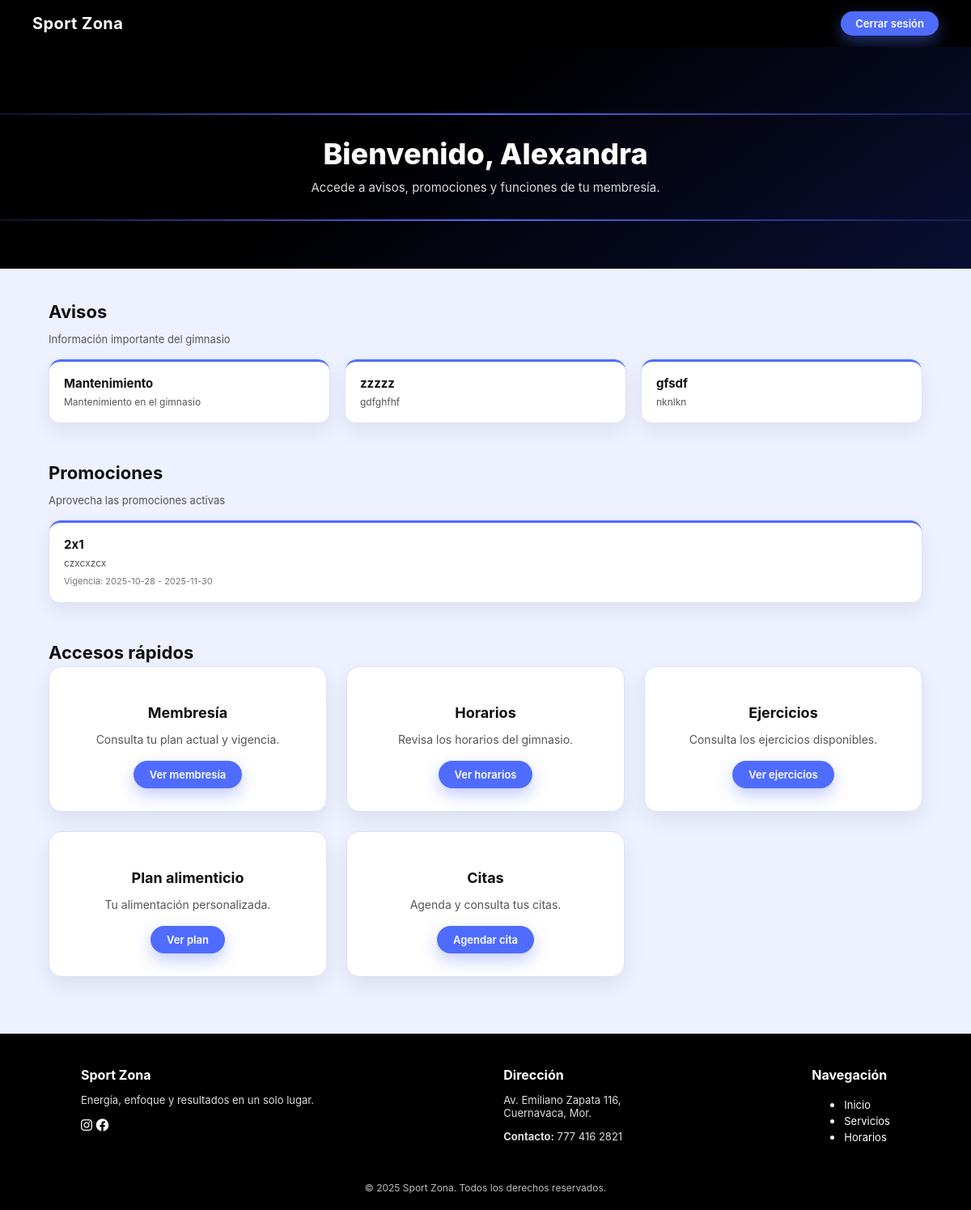
Screenshot of /index.php?controller=cliente&action=index (signed in) with the database file from the repository.
### tables this page shows
CREATE TABLE `avisos` (
  `idAviso` int(11) NOT NULL AUTO_INCREMENT,
  `titulo` varchar(255) NOT NULL,
  `mensaje` text NOT NULL,
  `audiencia` enum('todos','nuevos','activos','inactivos') DEFAULT 'todos',
  `etiquetas` varchar(500) DEFAULT NULL,
  `nivel` enum('informativo','importante','critico') DEFAULT 'informativo',
  `fecha_envio` datetime DEFAULT NULL,
  `estado` enum('borrador','programado','publicado') DEFAULT 'borrador',
  `idAdministrador` int(11) DEFAULT NULL,
  `fecha_creacion` datetime DEFAULT current_timestamp(),
  PRIMARY KEY (`idAviso`),
  KEY `idAdministrador` (`idAdministrador`),
  CONSTRAINT `avisos_ibfk_1` FOREIGN KEY (`idAdministrador`) REFERENCES `administrador` (`idAdministrador`) ON DELETE SET NULL
);

CREATE TABLE `promocion` (
  `idPromocion` int(11) NOT NULL AUTO_INCREMENT,
  `nombrePromo` varchar(100) NOT NULL,
  `descripcionPromo` text DEFAULT NULL,
  `fechaInicio` date DEFAULT NULL,
  `fechaFin` date DEFAULT NULL,
  `estadoAct` enum('borrador','programado','activo','expirado') DEFAULT 'borrador',
  `tipoPromo` enum('descuento','2x1','invitacion','otro') DEFAULT 'descuento',
  `codigoPromo` varchar(45) DEFAULT NULL,
  `etiquetas` varchar(255) DEFAULT NULL,
  `idAdministrador` int(11) DEFAULT NULL,
  `imagenPromo` varchar(255) DEFAULT NULL,
  `fechaCreacion` timestamp NOT NULL DEFAULT current_timestamp(),
  PRIMARY KEY (`idPromocion`),
  KEY `idAdministrador` (`idAdministrador`),
  CONSTRAINT `promocion_ibfk_1` FOREIGN KEY (`idAdministrador`) REFERENCES `administrador` (`idAdministrador`) ON DELETE SET NULL
);

### app/controllers/ClienteController.php (called while the page is built, shortened)
<?php
class ClienteController {
    private $db;
    public function __construct($connection) {
        $this->db = $connection;
    }
    public function index() {
        require_once __DIR__ . '/../models/AvisoModel.php';
        $avisoModel = new AvisoModel($this->db);
        $avisosDestacados = $avisoModel->obtenerAvisosPublicadosCliente();
        require_once __DIR__ . '/../models/PromocionModel.php';
        $promoModel = new PromocionModel($this->db);
        $promosVigentes = $promoModel->obtenerPromocionesVigentesCliente();
        require __DIR__ . '/../views/cliente/dashboard.php';
    }
}

### app/models/AvisoModel.php (called while the page is built, shortened)
<?php
class AvisoModel {
    private $conn;
    public function __construct($db) {
        $this->conn = $db;
    }
    public function obtenerAvisosPublicadosCliente() {
        $sql = "SELECT * FROM avisos
                WHERE estado = 'publicado'
                AND fecha_envio <= NOW()
                ORDER BY fecha_creacion DESC";
        $result = mysqli_query($this->conn, $sql);
        $avisos = [];
        if ($result) {
            while ($row = mysqli_fetch_assoc($result)) {
                $avisos[] = $row;
            }
        }
        return $avisos;
    }
}
?>

### app/models/PromocionModel.php (called while the page is built, shortened)
<?php
class PromocionModel {
    private $conn;
    public function __construct($db) {
        $this->conn = $db;
    }
    public function obtenerPromocionesVigentesCliente($limite = 4) {
        $sql = "SELECT * FROM promocion
                WHERE LOWER(estadoAct) = 'activo'
                AND DATE(fechaInicio) <= CURDATE()
                AND DATE(fechaFin) >= CURDATE()
                ORDER BY fechaFin ASC
                LIMIT ?";
        $stmt = mysqli_prepare($this->conn, $sql);
        mysqli_stmt_bind_param($stmt, "i", $limite);
        mysqli_stmt_execute($stmt);
        $result = mysqli_stmt_get_result($stmt);
        $promos = [];
        while ($row = mysqli_fetch_assoc($result)) {
            $promos[] = $row;
        }
        return $promos;
    }
}
?>

### app/views/cliente/dashboard.php (the view, shortened to what this page needs)
<!DOCTYPE html>
<html lang="es">
<head>
    <link rel="stylesheet" href="public/css/dashboard-cliente.css">
    <link rel="stylesheet" href="https://cdnjs.cloudflare.com/ajax/libs/font-awesome/6.4.0/css/all.min.css">
</head>
<body>
<nav class="nav-top">
    <div class="logo">Sport Zona</div>
    <div class="nav-right">
        <a href="index.php?controller=user&action=logout" class="logout">Cerrar sesión</a>
    </div>
</nav>
<section class="hero">
    <h1>Bienvenido, <?= htmlspecialchars($_SESSION['nombre']) ?></h1>
    <p>Accede a avisos, promociones y funciones de tu membresía.</p>
</section>
<div class="container">
    <section class="section-block">
        <h2>Avisos</h2>
        <p class="section-sub">Información importante del gimnasio</p>
        <div class="cards-row">
            <?php if (!empty($avisosDestacados)): ?>
                <?php foreach ($avisosDestacados as $aviso): ?>
                    <a class="notice-card" href="">
                        <h3><?= htmlspecialchars($aviso['titulo']); ?></h3>
                        <p><?= nl2br(htmlspecialchars($aviso['mensaje'])); ?></p>
                    </a>
                <?php endforeach; ?>
            <?php else: ?>
                <p class="empty-msg">No hay avisos disponibles.</p>
            <?php endif; ?>
        </div>
    </section>
    <section class="section-block">
        <h2>Promociones</h2>
        <p class="section-sub">Aprovecha las promociones activas</p>
        <div class="cards-row">
            <?php if (!empty($promosVigentes)): ?>
                <?php foreach ($promosVigentes as $promo): ?>
                    <a class="promo-card" href="">
                        <h3><?= htmlspecialchars($promo['nombrePromo']); ?></h3>
                        <p><?= nl2br(htmlspecialchars($promo['descripcionPromo'])); ?></p>
                        <span class="promo-fechas">
                            Vigencia: <?= htmlspecialchars($promo['fechaInicio']); ?> -
                            <?= htmlspecialchars($promo['fechaFin']); ?>
                        </span>
                    </a>
                <?php endforeach; ?>
            <?php else: ?>
                <p class="empty-msg">No hay promociones activas.</p>
            <?php endif; ?>
        </div>
    </section>
    <section class="section-block">
        <h2>Accesos rápidos</h2>
        <div class="grid-5">
            <div class="card">
                <h3>Membresía</h3>
                <p>Consulta tu plan actual y vigencia.</p>
                <a href="index.php?controller=cliente&action=membresia">Ver membresía</a>
            </div>
            <div class="card">
                <h3>Horarios</h3>
                <p>Revisa los horarios del gimnasio.</p>
                <a href="index.php?controller=cliente&action=horarios">Ver horarios</a>
            </div>
            <div class="card">
                <h3>Ejercicios</h3>
                <p>Consulta los ejercicios disponibles.</p>
                <a href="index.php?controller=entrenamientos&action=publicList">Ver ejercicios</a>
            </div>
            <div class="card">
                <h3>Plan alimenticio</h3>
                <p>Tu alimentación personalizada.</p>
                <a href="index.php?controller=PlanAlimentacion&action=clienteFormulario">Ver plan</a>
            </div>
            <div class="card">
                <h3>Citas</h3>
                <p>Agenda y consulta tus citas.</p>
                <a href="index.php?controller=citas&action=agendar">Agendar cita</a>
            </div>
        </div>
    </section>
</div>
<footer class="footer">
    <div class="footer-inner">
        <div class="footer-col">
            <h3>Sport Zona</h3>
            <p>Energía, enfoque y resultados en un solo lugar.</p>
            <div class="footer-icons">
                <i class="fab fa-instagram"></i>
                <i class="fab fa-facebook"></i>
            </div>
        </div>
        <div class="footer-col">
            <h3>Dirección</h3>
            <p>Av. Emiliano Zapata 116,<br>Cuernavaca, Mor.</p>
            <p><strong>Contacto:</strong> 777 416 2821</p>
        </div>
        <div class="footer-col">
            <h3>Navegación</h3>
            <ul>
                <li><a href="index.php?controller=home&action=index">Inicio</a></li>
                <li><a href="index.php#servicios">Servicios</a></li>
                <li><a href="index.php?controller=cliente&action=horarios">Horarios</a></li>
            </ul>
        </div>
    </div>
    <div class="footer-bottom">
        © 2025 Sport Zona. Todos los derechos reservados.
    </div>
</footer>
</body>
</html>

### public/css/dashboard-cliente.css (style rules this page uses)
* { box-sizing: border-box; }
body { margin: 0; font-family: 'Inter', sans-serif; background: #eef1ff; color: #111; }
.container { width: 90%; max-width: 1200px; margin: 40px auto 70px; }
.nav-top { background: #000; color: #fff; padding: 14px 40px; display: flex; justify-content: space-between; align-items: center; box-shadow: 0 3px 12px rgba(0, 0, 0, 0.35); }
.logo { font-size: 20px; font-weight: 700; letter-spacing: .4px; }
.nav-right { display: flex; gap: 10px; align-items: center; }
.logout { display: inline-flex; align-items: center; justify-content: center; padding: 7px 18px; border-radius: 999px; border: none; background: #4f6cff; color: #fff; font-size: 13px; font-weight: 600; text-decoration: none; cursor: pointer; transition: all .2s ease; box-shadow: 0 8px 20px rgba(79,108,255,0.45); }
.hero { position: relative; padding: 80px 20px 90px; background: linear-gradient(145deg, #000 40%, #0a0f33 100%); color: #fff; text-align: center; overflow: hidden; border-bottom: 1px solid rgba(255,255,255,.06); }
.hero::before, .hero::after { content: ""; position: absolute; width: 120%; height: 2px; background: linear-gradient(90deg, transparent, #4f6cff, transparent); animation: neonMove 6s linear infinite; }
.hero::before { top: 30%; left: -10%; }
.hero::after { top: 78%; left: -10%; animation-delay: 3s; }
.hero h1 { font-size: 36px; font-weight: 800; margin-bottom: 10px; }
.hero p { font-size: 15px; opacity: .85; max-width: 520px; margin: 0 auto; }
.section-block { margin-bottom: 48px; }
.section-block h2 { font-size: 22px; margin-bottom: 4px; font-weight: 700; }
.section-sub { font-size: 13px; color: #555; margin-bottom: 16px; }
.cards-row { display: flex; flex-wrap: wrap; gap: 18px; }
.notice-card, .promo-card { flex: 1; min-width: 260px; background: #fff; border-radius: 14px; padding: 18px; border: 1px solid #dce1ff; box-shadow: 0 10px 24px rgba(15, 23, 42, 0.07); position: relative; overflow: hidden; text-decoration: none; color: inherit; transition: .25s ease; }
.notice-card::before, .promo-card::before { content: ""; position: absolute; inset: 0; border-radius: inherit; border-top: 3px solid #4f6cff; }
.notice-card h3, .promo-card h3 { margin: 2px 0 6px; font-size: 15px; font-weight: 700; }
.notice-card p, .promo-card p { margin: 0; font-size: 12px; color: #555; }
.promo-fechas { margin-top: 8px; display: inline-block; font-size: 11px; color: #777; }
.grid-5 { display: grid; grid-template-columns: repeat(3, 1fr); gap: 24px; }
.grid-5 .card:nth-child(4) { grid-column: 1 / 2; }
.grid-5 .card:nth-child(5) { grid-column: 2 / 3; }
.card { background: #fff; border-radius: 16px; padding: 28px 24px; text-align: center; border: 1px solid #dce1ff; box-shadow: 0 10px 26px rgba(0,0,0,0.08); transition: .25s ease; position: relative; overflow: hidden; }
.card h3 { font-size: 18px; margin-bottom: 6px; font-weight: 700; }
.card p { margin-bottom: 18px; color: #555; font-size: 14px; }
.card a { display: inline-block; background: #4f6cff; color: #fff; padding: 9px 20px; border-radius: 999px; text-decoration: none; font-weight: 600; font-size: 13px; transition: all .2s ease; box-shadow: 0 8px 20px rgba(79,108,255,0.35); }
.footer { background: #000; color: #fff; padding: 40px 6% 20px; border-top: 1px solid #222; }
.footer-inner { max-width: 1000px; margin: 0 auto; display: flex; justify-content: space-between; gap: 40px; }
.footer-col h3 { font-size: 16px; margin: 0 0 8px; }
.footer-col p { font-size: 13px; color: #ddd; }
.footer-col a { color: #fff; font-size: 13px; text-decoration: none; }
.footer-bottom { max-width: 1200px; margin: 20px auto 0; text-align: center; font-size: 12px; color: #bbb; padding-top: 10px; }

### rows the page displays
avisos: titulo "Mantenimiento", mensaje "Mantenimiento en el gimnasio"
avisos: titulo "zzzzz", mensaje "gdfghfhf"
avisos: titulo "gfsdf", mensaje "nknlkn"
promocion: nombrePromo "2x1", descripcionPromo "czxcxzcx", fechaInicio "2025-10-28", fechaFin "2025-11-30"

### other values shown
$_SESSION['nombre'] "Alexandra"
